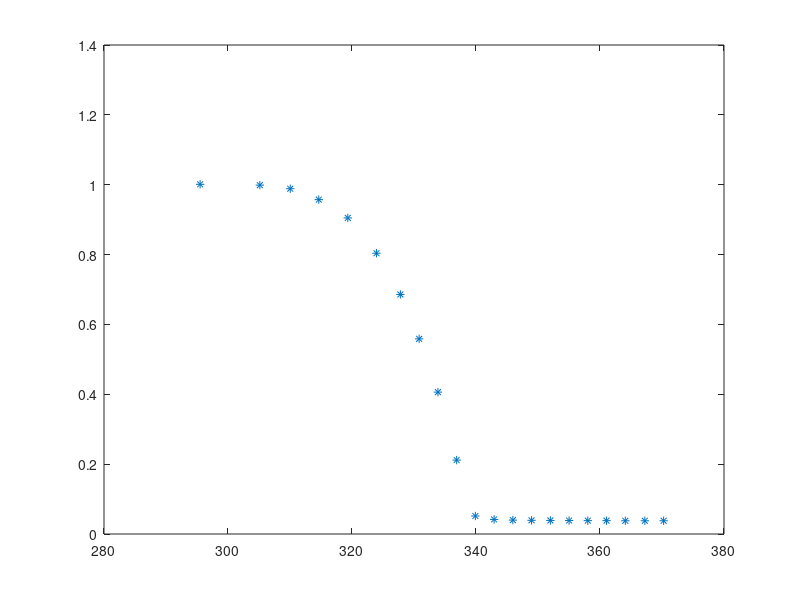

MATLAB code to generate this figure: (Note: this script raises an error after producing the figure.)
%% Given VFR and temperature, find the best fit paramters that connect enthalpy and temperature
% for a given matarial

% Given Oven Temperature, Partial pressure at room temperature, DeltaH
% Calculate using the Clausius-Clapiron the corresponding partial pressures
% at the different given Oven temperature, and then calculate what is the
% final diameter and hence VFR (Dfinal^3/Dinit^3) as a function of
% temperature.
clear all;clc

load data.mat

% Plot Measured Data of VFR as a function of T
hold off
plot(MeasuredData(:,1)+273.10,MeasuredData(:,2),'*')

datax=[0 1 2 3 4 5];
datay=datax;
% Non linear fit data
% let a and b be:
a = -4.9e2;
b = 2.8e5;
% Don't fit on the part that is close to zero, Set the threshold for zero
Threshold = 0.06;
T = MeasuredData(MeasuredData(:,2)>Threshold,1)+273.15;
VFRm = MeasuredData(MeasuredData(:,2)>Threshold,2)';


%Coef=[-4.9e2, 2.8e5];
Chi2 = @(Coef) sum((VFR(Coef(1),Coef(2),T)-VFRm).^2);

coef = fminsearch(Chi2, [-4.9e2 2.8e5])

%% Plot Result of best fit

subplot(2,1,1)
hold off
%VFRfit = VFR(-69.618110996500008,1.398873976775031e5,T);
VFRfit = VFR(coef(1),coef(2),T);
plot(T, VFRfit) 
hold all
plot(MeasuredData(:,1)+273.15,MeasuredData(:,2),'*')
xlabel('Temp (K)')
ylabel('VFR')
subplot(2,1,2)
plot(T, coef(1)*T+coef(2))
xlabel('Temp (K)')
ylabel('Enthalpy (J/mol)')
